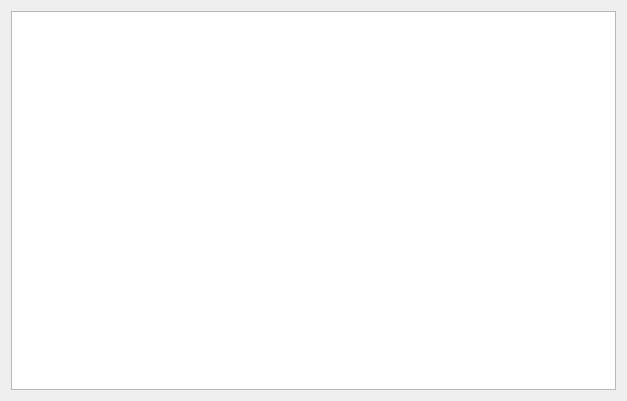
<?xml version="1.0" encoding="UTF-8"?>
<ui version="4.0">
 <class>ReferencesDialog</class>
 <widget class="QDialog" name="ReferencesDialog">
  <property name="geometry">
   <rect>
    <x>0</x>
    <y>0</y>
    <width>627</width>
    <height>401</height>
   </rect>
  </property>
  <property name="windowTitle">
   <string>Dialog</string>
  </property>
  <layout class="QVBoxLayout" name="verticalLayout">
   <item>
    <widget class="QTableView" name="tvReferences">
     <property name="editTriggers">
      <set>QAbstractItemView::NoEditTriggers</set>
     </property>
     <property name="selectionBehavior">
      <enum>QAbstractItemView::SelectRows</enum>
     </property>
     <attribute name="horizontalHeaderStretchLastSection">
      <bool>true</bool>
     </attribute>
     <attribute name="verticalHeaderVisible">
      <bool>false</bool>
     </attribute>
    </widget>
   </item>
  </layout>
 </widget>
 <resources/>
 <connections/>
</ui>
